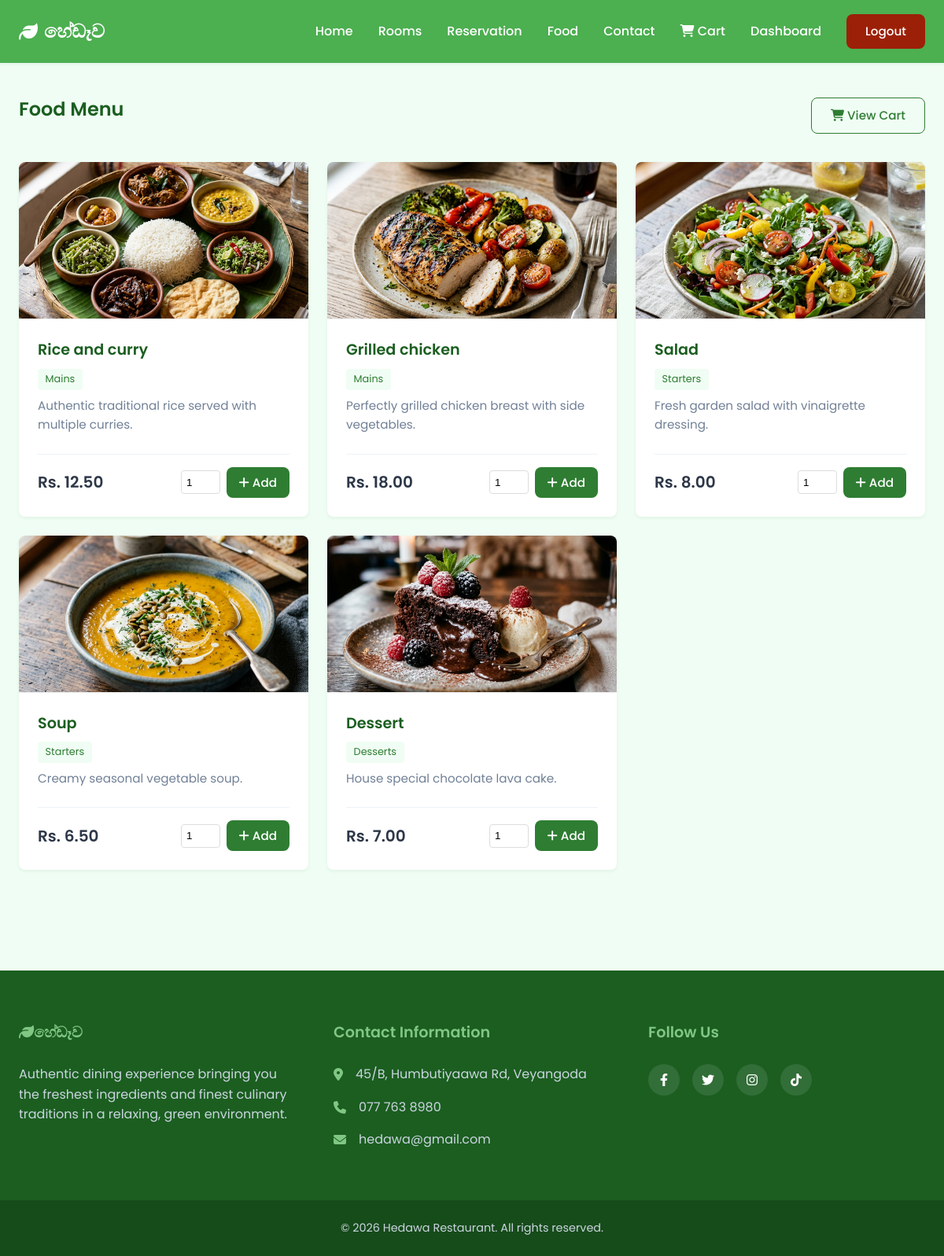
The app's page /pages/orders.php (signed in) with its own data.
### tables this page shows
CREATE TABLE food (
    id INT AUTO_INCREMENT PRIMARY KEY,
    name VARCHAR(100) NOT NULL,
    description TEXT,
    price DECIMAL(10, 2) NOT NULL,
    category VARCHAR(50),
    is_available BOOLEAN DEFAULT TRUE
);

### pages/orders.php (the view, shortened to what this page needs)
<?php
require_once '../config/database.php';
require_once '../includes/header.php';
$foods = $pdo->query("SELECT * FROM food WHERE is_available = 1")->fetchAll();
?>
<div style="display: flex; justify-content: space-between; align-items: center; margin-bottom: 2rem;">
    <h2>Food Menu</h2>
    <a href="cart.php" class="btn btn-outline"><i class="fa-solid fa-cart-shopping"></i> View Cart</a>
</div>
<div style="display: grid; grid-template-columns: repeat(auto-fit, minmax(280px, 1fr)); gap: 1.5rem; margin-bottom: 4rem;">
    <?php foreach($foods as $food): ?>
    <div style="background: var(--white); border-radius: var(--radius); box-shadow: var(--shadow-sm); display: flex; flex-direction: column; overflow: hidden;">
        <img src="../assets/images/<?= $food['id'] ?>.png" alt="<?= htmlspecialchars($food['name']) ?>" style="width: 100%; height: 200px; object-fit: cover; border-bottom: 1px solid #eee;">
        <div style="padding: 1.5rem; display: flex; flex-direction: column; flex: 1;">
            <h3 style="color: var(--primary-dark); margin-bottom: 0.5rem; font-size: 1.2rem;"><?= htmlspecialchars($food['name']) ?></h3>
        <span style="font-size: 0.8rem; background: var(--bg-color); color: var(--primary); padding: 0.2rem 0.6rem; border-radius: 4px; margin-bottom: 0.5rem; display: inline-block; width: fit-content;"><?= htmlspecialchars($food['category']) ?></span>
        <p style="color: var(--text-muted); font-size: 0.95rem; margin-bottom: 1.5rem; flex: 1;"><?= htmlspecialchars($food['description']) ?></p>
        <div style="display: flex; justify-content: space-between; align-items: center; border-top: 1px solid #edf2f7; padding-top: 1rem;">
            <span style="font-weight: 600; font-size: 1.25rem; color: var(--text-main);">Rs. <?= number_format($food['price'], 2) ?></span>
            <form action="../actions/cart_process.php" method="POST" style="margin: 0; display: flex; gap: 0.5rem; align-items: center;">
                <input type="number" name="quantity" value="1" min="1" max="20" style="width: 50px; padding: 0.4rem; border: 1px solid #ddd; border-radius: 4px;">
                <button type="button" class="btn add-to-cart" data-id="<?= $food['id'] ?>" style="padding: 0.5rem 1rem;"><i class="fa-solid fa-plus"></i> Add</button>
            </form>
        </div>
        </div>
    </div>
    <?php endforeach; ?>
</div>
<?php require_once '../includes/footer.php'; ?>

### includes/header.php (shortened to what this page needs)
<?php
$base_url = (strpos($_SERVER['SCRIPT_NAME'], '/pages/') !== false || strpos($_SERVER['SCRIPT_NAME'], '/staff/') !== false) ? '../' : '';
?>
<!DOCTYPE html>
<html lang="en">
<head>
    <link rel="stylesheet" href="https://cdnjs.cloudflare.com/ajax/libs/font-awesome/6.4.0/css/all.min.css">
    <link rel="stylesheet" href="<?= $base_url ?>assets/css/style.css">
</head>
<body>
    <header class="header">
        <nav class="navbar container">
            <div class="logo">
                <a href="<?= $base_url ?>index.php">
                    <i class="fa-solid fa-leaf logo-icon"></i>හේඩෑව
                </a>
            </div>
            <ul class="nav-links">
                <li><a href="<?= $base_url ?>index.php">Home</a></li>
                <li><a href="<?= $base_url ?>pages/bookings.php">Rooms</a></li>
                <li><a href="<?= $base_url ?>pages/reservation.php">Reservation</a></li>
                <li><a href="<?= $base_url ?>pages/orders.php">Food</a></li>
                <li><a href="<?= $base_url ?>pages/contact.php">Contact</a></li>
                <li><a href="<?= $base_url ?>cart.php" class="cart-link"><i class="fa-solid fa-shopping-cart"></i> Cart</a></li>
                <?php if (isset($_SESSION['user_id'])): ?>
                    <?php if (isset($_SESSION['role']) && $_SESSION['role'] === 'staff'): ?>
                        <li><a href="<?= $base_url ?>staff/dashboard.php">Dashboard</a></li>
                    <?php else: ?>
                        <li><a href="<?= $base_url ?>profile.php">Profile</a></li>
                    <?php endif; ?>
                    <li><a href="<?= $base_url ?>actions/logout_process.php" class="btn" style="background-color: #9C2007; color: white;">Logout</a></li>
                <?php else: ?>
                    <li><a href="<?= $base_url ?>login.php" class="btn">Login</a></li>
                <?php endif; ?>
            </ul>
        </nav>
    </header>
    <main class="main-content container">

### includes/footer.php (shortened to what this page needs)
    </main>
    <footer class="footer">
        <div class="container footer-grid">
            <div class="footer-about">
                <h3><i class="fa-solid fa-leaf"></i>හේඩෑව</h3>
                <p>Authentic dining experience bringing you the freshest ingredients and finest culinary traditions in a relaxing, green environment.</p>
            </div>
            <div class="footer-contact">
                <h3>Contact Information</h3>
                <ul class="contact-list">
                    <li><i class="fa-solid fa-location-dot"></i> 45/B, Humbutiyaawa Rd, Veyangoda</li>
                    <li><i class="fa-solid fa-phone"></i> 077 763 8980</li>
                    <li><i class="fa-solid fa-envelope"></i>hedawa@gmail.com</li>
                </ul>
            </div>
            <div class="footer-social">
                <h3>Follow Us</h3>
                <div class="social-icons">
                    <a href="https://www.facebook.com/HEDEWARESORT" aria-label="Facebook" target="_blank"><i class="fa-brands fa-facebook-f"></i></a>
                    <a href="#" aria-label="Twitter"><i class="fa-brands fa-twitter"></i></a>
                    <a href="#" aria-label="Instagram"><i class="fa-brands fa-instagram"></i></a>
                    <a href="https://www.tiktok.com/@hedewa.resort" aria-label="TikTok" target="_blank"><i class="fa-brands fa-tiktok"></i></a>
                </div>
            </div>
        </div>
        <div class="footer-bottom">
            <p>&copy; <?php echo date('Y'); ?> Hedawa Restaurant. All rights reserved.</p>
        </div>
    </footer>
</body>
</html>

### assets/css/style.css (style rules this page uses)
:root { --primary: #2e7d32; --primary-light: #4caf50; --primary-dark: #1b5e20; --accent: #81c784; --bg-color: #f0fdf4; --text-main: #2d3748; --text-muted: #718096; --white: #ffffff; --shadow-sm: 0 2px 4px rgba(46, 125, 50, 0.08); --shadow-md: 0 4px 6px rgba(46, 125, 50, 0.12); --radius: 8px; --transition: all 0.3s ease; --font-family: 'Poppins', sans-serif; }
* { margin: 0; padding: 0; box-sizing: border-box; }
body { font-family: var(--font-family); background-color: var(--bg-color); color: var(--text-main); line-height: 1.6; display: flex; flex-direction: column; min-height: 100vh; }
h1, h2, h3, h4, h5, h6 { color: var(--primary-dark); font-weight: 600; margin-bottom: 1rem; }
a { color: var(--primary); text-decoration: none; transition: var(--transition); }
.container { width: 100%; max-width: 1200px; margin: 0 auto; padding: 0 1.5rem; }
.main-content { flex: 1; padding-top: 2.5rem; padding-bottom: 4rem; }
.btn { display: inline-block; background-color: var(--primary); color: var(--white); padding: 0.6rem 1.5rem; border-radius: var(--radius); border: none; cursor: pointer; font-weight: 500; font-size: 0.95rem; font-family: var(--font-family); text-align: center; transition: var(--transition); }
.btn-outline { background-color: transparent; color: var(--primary); border: 1px solid var(--primary); }
.header { background-color: var(--primary-light); box-shadow: var(--shadow-sm); position: sticky; top: 0; z-index: 1000; }
.navbar { display: flex; justify-content: space-between; align-items: center; height: 80px; }
.logo a { font-size: 1.5rem; font-weight: 700; color: var(--white); display: flex; align-items: center; gap: 0.5rem; }
.logo-icon { color: var(--white); }
.nav-links { display: flex; align-items: center; gap: 2rem; list-style: none; }
.nav-links a { color: var(--white); font-weight: 500; transition: var(--transition); }
.nav-links .btn { color: var(--primary); background-color: var(--white); }
.footer { background-color: var(--primary-dark); color: var(--white); padding-top: 4rem; }
.footer-grid { display: grid; grid-template-columns: repeat(auto-fit, minmax(250px, 1fr)); gap: 3rem; margin-bottom: 3rem; }
.footer h3 { color: var(--accent); margin-bottom: 1.5rem; font-size: 1.2rem; }
.footer p { color: #cbd5e0; }
.contact-list { list-style: none; }
.contact-list li { display: flex; align-items: center; gap: 1rem; margin-bottom: 1rem; color: #cbd5e0; }
.contact-list i { color: var(--accent); }
.social-icons { display: flex; gap: 1rem; }
.social-icons a { display: flex; align-items: center; justify-content: center; width: 40px; height: 40px; background-color: rgba(255, 255, 255, 0.1); color: var(--white); border-radius: 50%; transition: var(--transition); }
.footer-bottom { background-color: rgba(0, 0, 0, 0.2); text-align: center; padding: 1.5rem; color: #a0aec0; font-size: 0.9rem; }

### records on screen
food: shows a picture, name "Rice and curry", category "Mains", description "Authentic traditional rice served with multiple curries.", price "12.50"
food: shows a picture, name "Grilled chicken", category "Mains", description "Perfectly grilled chicken breast with side vegetables.", price "18.00"
food: shows a picture, name "Salad", category "Starters", description "Fresh garden salad with vinaigrette dressing.", price "8.00"
food: shows a picture, name "Soup", category "Starters", description "Creamy seasonal vegetable soup.", price "6.50"
food: shows a picture, name "Dessert", category "Desserts", description "House special chocolate lava cake.", price "7.00"
